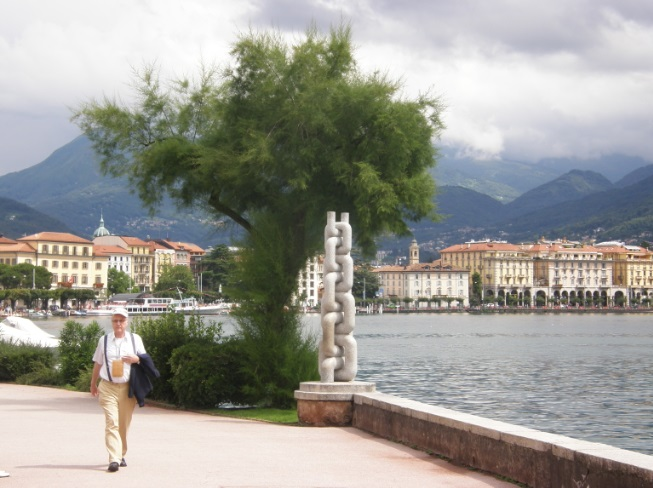
#> input picture chain_small.jpg, 653 x 488 px, found by its file name
$ jupyter execute --allow-errors L3.ipynb   (shell and % lines are left out)
#> lines starting #> are read from the running program, lines starting #| are printed output that depends on the picture
# Лабораторная работа 3

## Сингулярное разложение и его приложения

Напомним, что сингулярным разложением (SVD, Singular value decomposition) матрицы $A$ размера $m\times n$ называется представление

$$A = U\Sigma V^T,$$

где $U$ — ортогональная матрица размера $m\times m$, $V$ — ортогональная матрица размера $n\times n$, $\Sigma = \mathrm{diag}(\sigma_1,\sigma_2,\sigma_3,\ldots)$ — диагональная матрица размера $m\times n$, в которой $\sigma_1\geqslant\sigma_2\geqslant\ldots\geqslant0$.

На самом деле требование, чтобы матрицы $U$ и $V$ были квадратными, избыточно. *Усечённым сингулярным разложением* мы будем называть разложение

$$A = U\Sigma V^T,$$

где $U$ и $V$ — матрицы с ортонормированными столбцами размеров $m\times k$ и $n \times k$ соответственно, $\Sigma$ — диагональная матрица размера $k\times k$, где $k = \min(m,n)$. Далее мы будем работать исключительно с усечённым разложением.

### Сжатие данных с помощью SVD = построение низкорангового приближения

Введём *норму Фробениуса* матрицы как

$$||A||_{frob} = \sqrt{\mathrm{tr}{A^TA}} = \sqrt{\sum\limits_{i,j}a^2_{i,j}}$$

Иными словами, это обычное евклидово расстояние на пространстве, которое получается, если все матрицы вытянуть в длинные векторы.

Зададимся вопросом: как найти матрицу $A_{r}$ ранга $r$, наименее отличающуюся от $A$ по норме Фробениуса (то есть для которой норма разности $||A - A_{r}||_{frob}$ минимальна). Оказывается, это можно сделать с помощью сингулярного разложения:

**Теорема.** Пусть $\Sigma_{r}$ — это матрица, полученная из $\Sigma$ заменой диагональных элементов $\sigma_{i}$ ($i > r$) нулями, тогда $A_{r} = U\Sigma_{r}V^T$.

Это можно переписать и в более экономичном виде. Если

$$A = \underbrace{
\begin{pmatrix}
u_{11} & \ldots & u_{1k}\\
\vdots & & \vdots\\
u_{m1} & \ldots & u_{mk}
\end{pmatrix}}_{=U}\cdot\underbrace{{
\begin{pmatrix}
\sigma_{1} & &\\
 & \sigma_{2} & \\
 & & \ddots
\end{pmatrix}}
}_{=\Sigma}\cdot \underbrace{
\begin{pmatrix}
v_{11} & \ldots & v_{n1}\\
\vdots & & \vdots\\
v_{1k} & \ldots & v_{nk}
\end{pmatrix}}_{=V^T}$$

то

$$A_{r} = \underbrace{
\begin{pmatrix}
u_{11} & \ldots & u_{1r}\\
\vdots & & \vdots\\
u_{m1} & \ldots & u_{mr}
\end{pmatrix}}_{=U_r}\cdot\underbrace{{
\begin{pmatrix}
\sigma_{1} & &\\
 & \ddots & \\
 & & \sigma_{r}
\end{pmatrix}}
}_{=\Sigma_r}\cdot \underbrace{
\begin{pmatrix}
v_{11} & \ldots & v_{n1}\\
\vdots & & \vdots\\
v_{1r} & \ldots & v_{nr}
\end{pmatrix}}_{=V^T_r}$$

При этом

$$||A - A_{r}||_{frob} = \sqrt{\sum\limits_{i\geqslant r+1} \sigma_{i}^2}$$

Если сингулярные значения матрицы падают достаточно быстро (а в реальных задачах часто бывает именно так), то норма разности будет малой при сравнительно небольшом значении $r$.

На хранение исходной матрицы нам требовалось $m\times n$ памяти. Теперь же, если мы будем хранить отдельно $U_r$, $V_r$ и диагональные элементы $\Sigma_r$, затраты памяти составят $mr + nr + r = r(m + n + 1)$.

**Разложение на компоненты ранга 1**

Обозначим через $u_1,\ldots, u_k$ столбцы матрицы $U$, а через $v_1, \ldots, v_k$ столбцы матрицы $V$. Тогда имеет место равенство

$$A = u_1\sigma_{1}v_1^T + u_2\sigma_{2}v_2^T + u_3\sigma_{3}v_3^T + \ldots$$

Матрицу $u_k\sigma_{k}v_k^T = \sigma_{k}u_kv_k^T$ мы будем называть $k$-й компонентой ранга 1 матрицы $A$. Отметим, что слагаемые в этой сумме ортогональны относительно скалярного произведения $(X, Y) = \mathrm{tr}(X^TY)$ (порождающего норму Фробениуса).

Как нетрудно заметить,

$$A_{r} = \sigma_{1}u_1v_1^T + \sigma_{2}u_2v_2^T + \ldots + \sigma_{r}u_rv_r^T$$

**Технические детали (SVD в Питоне)**

Есть несколько способов сделать в Питоне сингулярное разложение; мы пока предлагаем Вам использовать

`import scipy.linalg as sla`

`U, S, Vt = sla.svd(X, full_matrices=False)`

Для ознакомления с особенностями этой функции рекомендуем обратиться к [документации](https://docs.scipy.org/doc/scipy/reference/generated/scipy.linalg.svd.html) (в частности, обратите внимание на то, какие именно объекты она возвращает).

### Правила оформления графиков

При работе с данными часто неудобно делать какие-то выводы, если смотреть на таблицу и числа в частности, поэтому важно уметь визуализировать данные.

У matplotlib, конечно же, есть [документация](https://matplotlib.org/users/index.html) с большим количеством [примеров](https://matplotlib.org/examples/), но для начала достаточно знать про несколько основных типов графиков:
- plot — обычный поточечный график, которым можно изображать кривые или отдельные точки;
- hist — гистограмма, показывающая распределение некоторой величины;
- scatter — график, показывающий взаимосвязь двух величин;
- bar — столбцовый график, показывающий взаимосвязь количественной величины от категориальной.

Ещё одна билиотека для визуализации: [seaborn](https://jakevdp.github.io/PythonDataScienceHandbook/04.14-visualization-with-seaborn.html). Это настройка над matplotlib, иногда удобнее и красивее делать визуализации через неё.

Не забывайте про базовые принципы построения приличных графиков:
- оси должны быть подписаны, причём не слишком мелко;
- у графика должно быть название;
- если изображено несколько графиков, то необходима поясняющая легенда;
- для точек из разных выборок, необходимо использовать разные цвета;
- все линии на графиках должны быть чётко видны (нет похожих цветов или цветов, сливающихся с фоном);
- размер графика должен быть таким, чтобы по нему несложно было сделать необходимые выводы о данных;
- если отображена величина, имеющая очевидный диапазон значений (например, проценты могут быть от 0 до 100), то желательно масштабировать ось на весь диапазон значений (исключением является случай, когда вам необходимо показать малое отличие, которое незаметно в таких масштабах).

Помните, что проверяющий имеет право снизить оценку за неопрятные графики.

### Оценивание

Обратите внимание, что в каждом разделе есть задания на написания кода и есть вопросы. Вопросы дополняют задачи и направлены на то, чтобы проинтерпретировать или обосновать происходящее. Код без интерпретации не имеет смысла, поэтому отвечать на вопросы обязательно — за отсутствие ответов мы будем снижать баллы за задачи. Если Вы ответите на вопросы, но не напишете корректный код к соответствующим оцениваемым задачам, то в подавляющем большинстве случаев баллы за такое выставлены не будут.

### Формат сдачи
Задания сдаются через систему Anytask. Инвайт можно найти на странице курса. Присылать необходимо ноутбук с выполненным заданием. Сам ноутбук называйте в формате homework-practice-03-linregr-Username.ipynb, где Username — Ваша фамилия.

### Задание 1. Сжатие данных с помощью SVD

Загрузите выложенную на странице курса фотографию.

[cell 1]
import numpy as np
from skimage.io import imread

img = imread(r'chain_small.JPG')
#> img is the input picture: shape (488, 653, 3); mean R, G, B 154.9, 154.4, 147.8
img = img.mean(axis=2)  # это матрица из интенсивностей серого цвета; её уже можно подвергать SVD
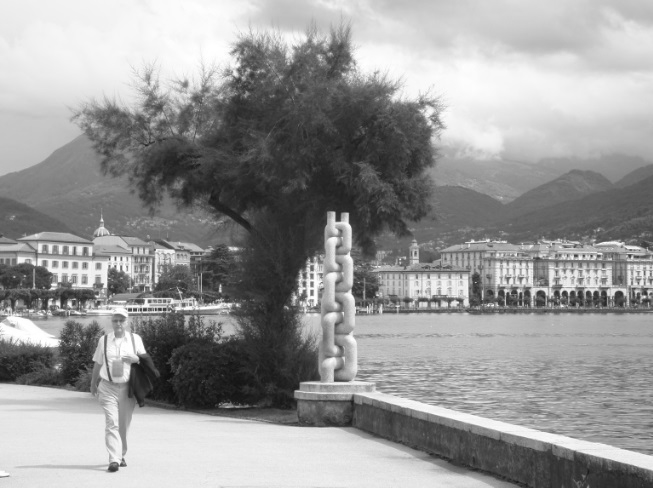
#> img: shape (488, 653) float64; min 15, max 255, mean 152.4

Нарисуйте картинку:

[cell 2]
import matplotlib.pyplot as plt
plt.grid(False)
imgplot = plt.imshow(img, cmap='gray')

Постройте сингулярное разложение этой матрицы.

[cell 3]
from numpy.linalg import svd

U, S, VT = svd(img, full_matrices=False)
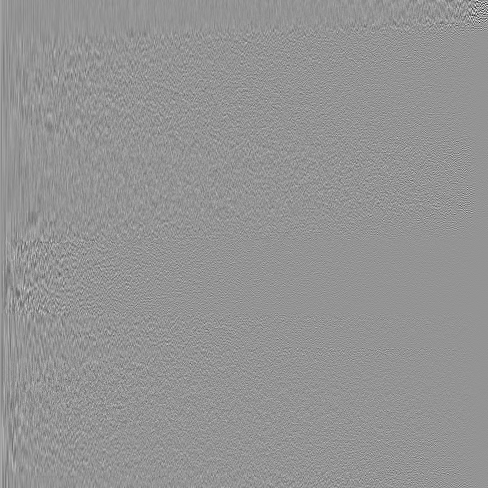
#> U: shape (488, 488) float64; min -0.58, max 0.419, mean 8.37e-05; drawn with min black and max white
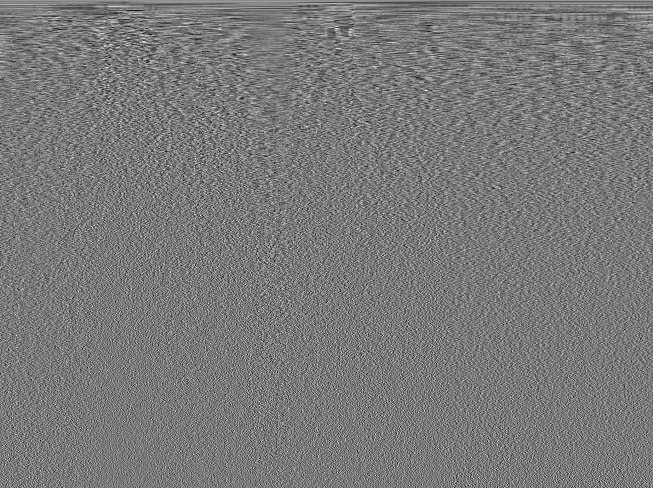
#> VT: shape (488, 653) float64; min -0.196, max 0.214, mean 8.81e-05; drawn with min black and max white
#> S = 488 values, max 89798.6 at index 0, min 2.82 at index 487, mean 568

**1. [0.1 балла]** Нарисуйте график диагональных элементов матрицы $\Sigma$:

[cell 4]
plt.figure(figsize=(10, 10))
plt.plot(S)
plt.grid(False)
plt.title('singular values')
plt.xlabel('quantity')
plt.ylabel('S-value')
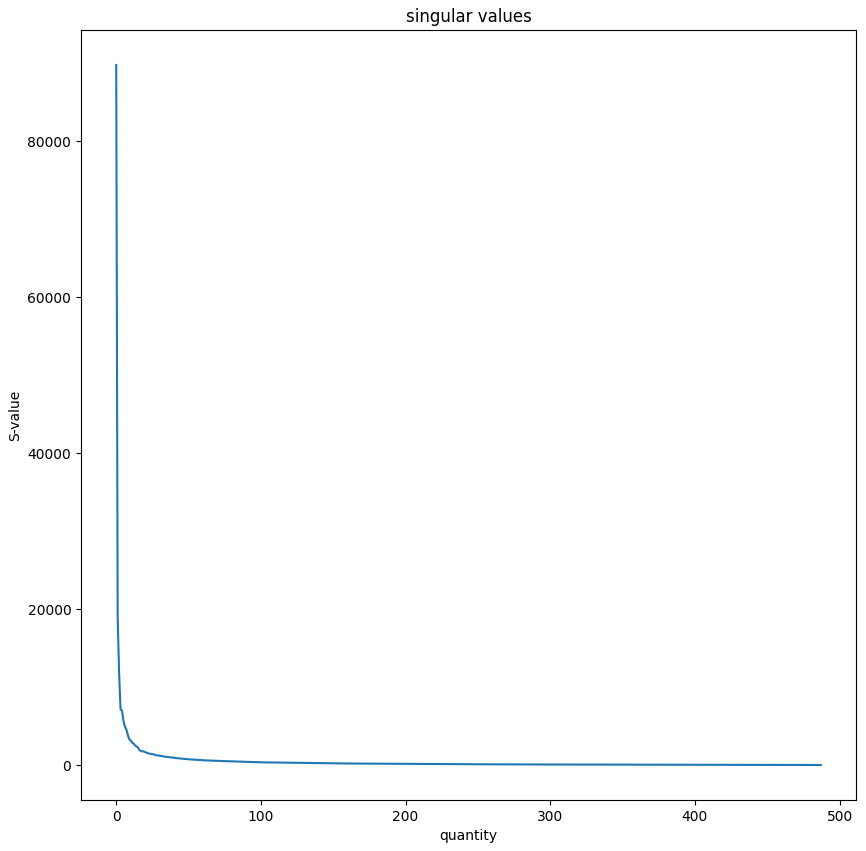
#> figure drawn by matplotlib, 1 panel; curve peaks at x = 0, y = 89798.6

Кажется, что они убывают достаточно быстро и есть надежда, что первые несколько компонент дадут картинку, близкую к исходной.

**Важно:** при визуализации различных компонент в этом задании используйте только матричные операции. В частности, избегайте циклов, функций `map` и `reduce`, а также специальных функций, находящих суммы компонент.

**2. [0.1 балла]** Визуализуйте первую компоненту ранга 1. Ожидали ли Вы увидеть именно это? Поясните.

[cell 5]
data = np.dot(U[:, :1], VT[:1]) * S[0]
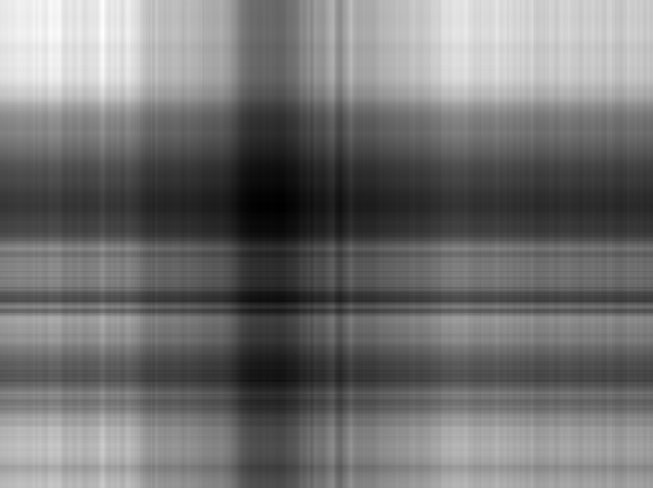
#> data: shape (488, 653) float64; min 58.42, max 267.9, mean 152.7; drawn with min black and max white
plt.figure(figsize=(10, 10))
plt.grid(False)
plt.imshow(data, cmap='gray')

На самом деле это именно то, чего я и ожидал, потому что это была первая $\sum$, поэтому изображение вышло не таким чётким, как хотелось бы.

С увеличением $\sum$ будет улучшаться и качество и появляться новые детали.

**3. [0.5 балла]** Визуализуйте суммы компонент ранга 1 с первой по двадцатую, с первой по пятидесятую, с двадцатой по сотую, с двадцатой по последнюю. Сделайте выводы.

[cell 6]
diag_S = np.diag(S)

[cell 7]
# c 1 по 20
data = np.dot(U[:, :20], np.dot(diag_S[:20, :20], VT[:20]))
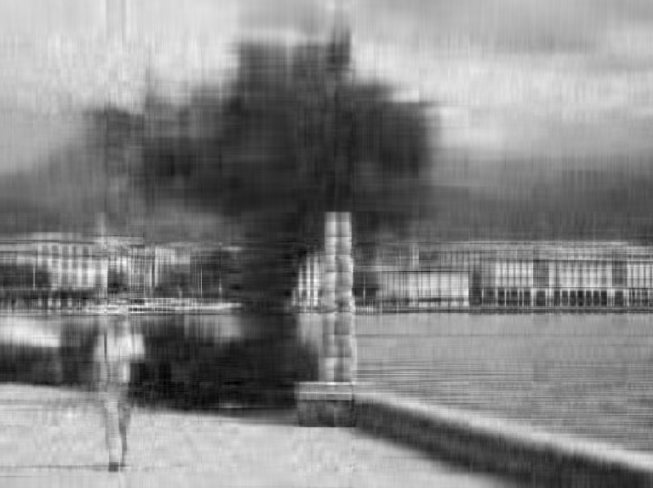
#> data: shape (488, 653) float64; min 0.264, max 290.2, mean 152.4; drawn with min black and max white
plt.figure(figsize=(10, 10))
plt.grid(False)
plt.imshow(data, cmap='gray')

[cell 8]
# c 1 по 50
data = np.dot(U[:, :50], np.dot(diag_S[:50, :50], VT[:50]))
#> (the rest of the program and of its run is left out)
